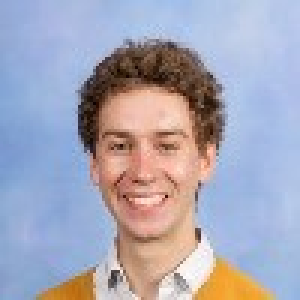
#> input picture Images/Teachers Faces/Lego.jpeg, 100 x 100 px (shown 3 times larger)
$ python imagecroptest.py
#> lines starting #> are read from the running program, lines starting #| are printed output that depends on the picture; after the words box and inside, x2 and y2 are one past the last pixel; in counts of white or black regions, pixels touching at a corner belong together
#> further down, im is the input picture: PIL image 100x100 RGB; mean R, G, B 167.3, 166.9, 183.4
from PIL import Image , ImageDraw, ImageOps

def make_circle(im):
    mask = Image.new("L", im.size, 0)
#> mask: PIL image 100x100 L; every value is 0
    draw = ImageDraw.Draw(mask)
    draw.ellipse((0,0) + im.size, fill= 255)

    out = ImageOps.fit(im, mask.size, centering=(0.5,0.5))
    out.putalpha(mask)
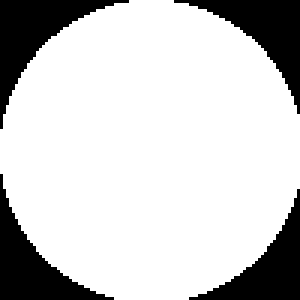
#> mask: PIL image 100x100 L (shown 3 times larger); 79.8% white; 4 black regions, box (x1, y1, x2, y2) and area: (0, 0, 43, 43) 549, (58, 0, 100, 38) 506, (0, 58, 38, 100) 506, (63, 63, 100, 100) 464
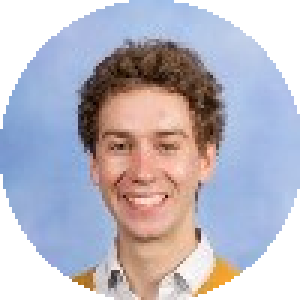
#> out: PIL image 100x100 RGBA (shown 3 times larger); mean R, G, B, A 167.3, 166.9, 183.4, 203.4; transparent parts drawn white
    return out

with Image.open("Lego.jpeg") as im:
    im = im.convert("RGBA")
    circular_im = make_circle(im)
    circular_im.save("Cropped/Lego.png")
    print("cropped")

$ run again, with Images/Teachers Faces/04bc8f09-0be5-4e0d-9e4b-94934aecd582_0202231245AM (1).jpeg copied over Images/Teachers Faces/Lego.jpeg
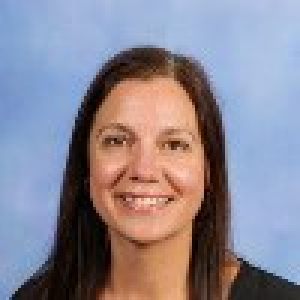
#> input picture Images/Teachers Faces/04bc8f09-0be5-4e0d-9e4b-94934aecd582_0202231245AM (1).jpeg, 100 x 100 px (shown 3 times larger)
#> im is the input picture: PIL image 100x100 RGB; mean R, G, B 139.1, 134.6, 147.5
#> im: PIL image 100x100 RGBA
#> in make_circle, `out.putalpha(mask)`:
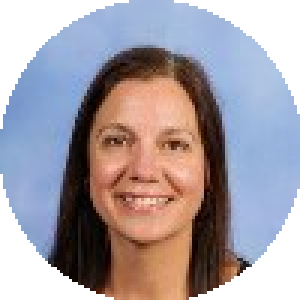
#> out: PIL image 100x100 RGBA (shown 3 times larger); mean R, G, B, A 139.1, 134.6, 147.5, 203.4; transparent parts drawn white

$ run again, with Images/Teachers Faces/1e1b41e1-0e53-46d3-bc5c-38afd86fcc0a_0202231245AM (1).jpeg copied over Images/Teachers Faces/Lego.jpeg
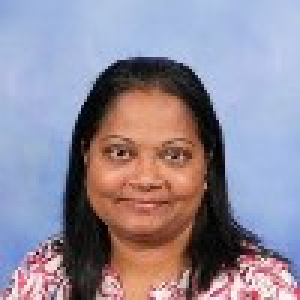
#> input picture Images/Teachers Faces/1e1b41e1-0e53-46d3-bc5c-38afd86fcc0a_0202231245AM (1).jpeg, 100 x 100 px (shown 3 times larger)
#> im is the input picture: PIL image 100x100 RGB; mean R, G, B 146.3, 138.9, 154.7
#> im: PIL image 100x100 RGBA
#> in make_circle, `out.putalpha(mask)`:
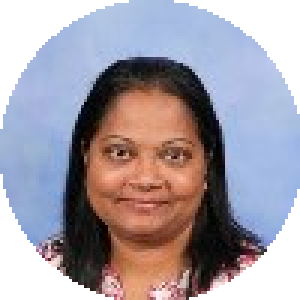
#> out: PIL image 100x100 RGBA (shown 3 times larger); mean R, G, B, A 146.3, 138.9, 154.7, 203.4; transparent parts drawn white
